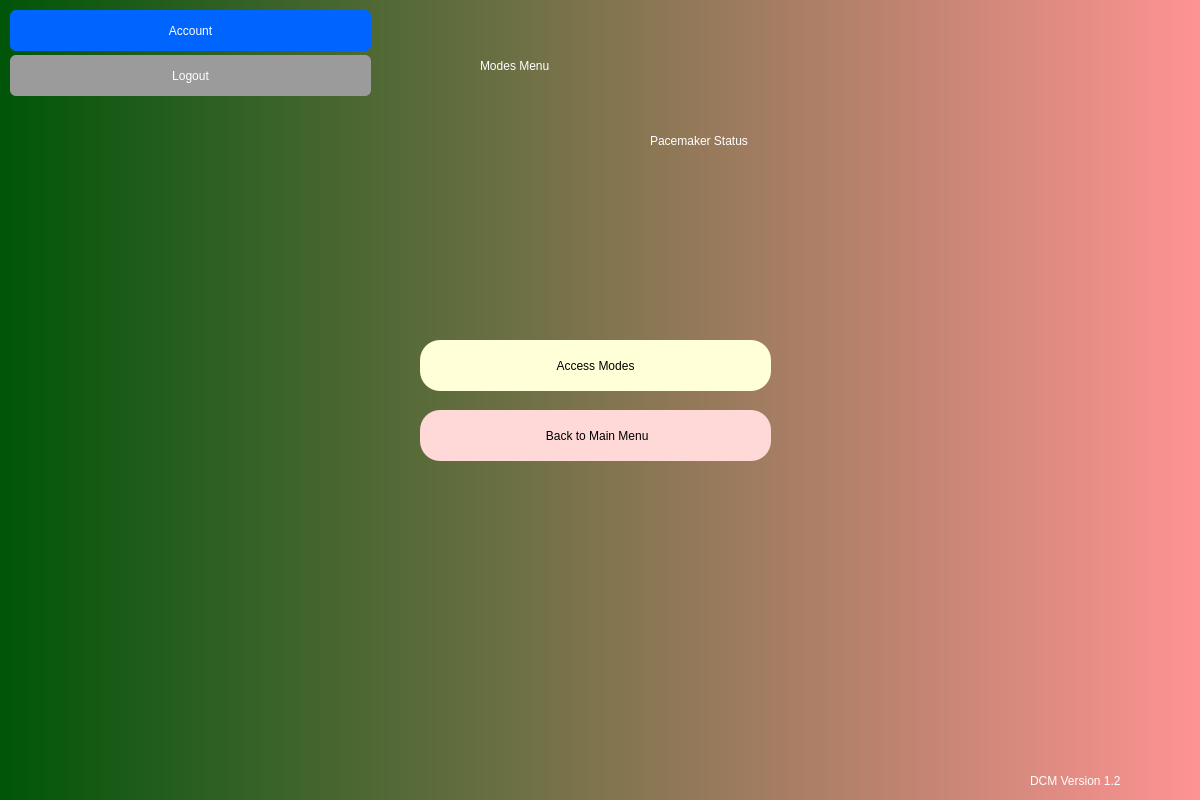
<?xml version="1.0" encoding="UTF-8"?>
<ui version="4.0">
 <class>Dialog</class>
 <widget class="QDialog" name="Dialog">
  <property name="geometry">
   <rect>
    <x>0</x>
    <y>0</y>
    <width>1200</width>
    <height>800</height>
   </rect>
  </property>
  <property name="windowTitle">
   <string>Dialog</string>
  </property>
  <widget class="QWidget" name="bgwidget" native="true">
   <property name="geometry">
    <rect>
     <x>0</x>
     <y>0</y>
     <width>1200</width>
     <height>800</height>
    </rect>
   </property>
   <property name="styleSheet">
    <string notr="true">QWidget#bgwidget{
background-color:qlineargradient(spread:pad, x1:0, y1:0.5, x2:1, y2:0.5, stop:0 rgba(0, 85, 9, 255), stop:1 rgba(255, 147, 147, 255));}</string>
   </property>
   <widget class="QLabel" name="label">
    <property name="geometry">
     <rect>
      <x>480</x>
      <y>10</y>
      <width>481</width>
      <height>111</height>
     </rect>
    </property>
    <property name="styleSheet">
     <string notr="true">font: 24pt &quot;Arial&quot;; color:rgb(255, 255, 255)
</string>
    </property>
    <property name="text">
     <string>Modes Menu</string>
    </property>
   </widget>
   <widget class="QLabel" name="connected">
    <property name="geometry">
     <rect>
      <x>520</x>
      <y>180</y>
      <width>241</width>
      <height>51</height>
     </rect>
    </property>
    <property name="styleSheet">
     <string notr="true">font: 14pt &quot;Arial&quot;; color:rgb(0, 255, 0)
</string>
    </property>
    <property name="text">
     <string/>
    </property>
   </widget>
   <widget class="QLabel" name="disconnected">
    <property name="geometry">
     <rect>
      <x>520</x>
      <y>180</y>
      <width>241</width>
      <height>51</height>
     </rect>
    </property>
    <property name="styleSheet">
     <string notr="true">font: 14pt &quot;Arial&quot;; color:rgb(255, 0, 0)
</string>
    </property>
    <property name="text">
     <string/>
    </property>
   </widget>
   <widget class="QLabel" name="pacemaker_number">
    <property name="geometry">
     <rect>
      <x>520</x>
      <y>240</y>
      <width>241</width>
      <height>51</height>
     </rect>
    </property>
    <property name="styleSheet">
     <string notr="true">font: 12pt &quot;Arial&quot;; color:rgb(255,255,255)
</string>
    </property>
    <property name="text">
     <string/>
    </property>
   </widget>
   <widget class="QPushButton" name="logout">
    <property name="geometry">
     <rect>
      <x>10</x>
      <y>55</y>
      <width>361</width>
      <height>41</height>
     </rect>
    </property>
    <property name="styleSheet">
     <string notr="true">border-radius: 6px;

color: rgb(255,255,255);
background-color: rgb(155, 155, 155);
font: 75 12pt &quot;Arial&quot;;</string>
    </property>
    <property name="text">
     <string>Logout</string>
    </property>
   </widget>
   <widget class="QLabel" name="user_display">
    <property name="geometry">
     <rect>
      <x>420</x>
      <y>120</y>
      <width>161</width>
      <height>41</height>
     </rect>
    </property>
    <property name="styleSheet">
     <string notr="true">font: 12pt &quot;Arial&quot;; color:rgb(255, 255, 255)
</string>
    </property>
    <property name="text">
     <string/>
    </property>
   </widget>
   <widget class="QPushButton" name="account">
    <property name="geometry">
     <rect>
      <x>10</x>
      <y>10</y>
      <width>361</width>
      <height>41</height>
     </rect>
    </property>
    <property name="styleSheet">
     <string notr="true">border-radius: 6px;

color: rgb(255,255,255);
background-color: rgb(0, 100, 255);
font: 75 12pt &quot;Arial&quot;;</string>
    </property>
    <property name="text">
     <string>Account</string>
    </property>
   </widget>
   <widget class="QLabel" name="INVALID">
    <property name="geometry">
     <rect>
      <x>960</x>
      <y>210</y>
      <width>81</width>
      <height>31</height>
     </rect>
    </property>
    <property name="styleSheet">
     <string notr="true">font: 8pt &quot;Arial&quot;; color:rgb(255, 0, 0)
</string>
    </property>
    <property name="text">
     <string/>
    </property>
   </widget>
   <widget class="QLabel" name="INVALID_2">
    <property name="geometry">
     <rect>
      <x>960</x>
      <y>285</y>
      <width>81</width>
      <height>31</height>
     </rect>
    </property>
    <property name="styleSheet">
     <string notr="true">font: 8pt &quot;Arial&quot;; color:rgb(255, 0, 0)
</string>
    </property>
    <property name="text">
     <string/>
    </property>
   </widget>
   <widget class="QLabel" name="INVALID_3">
    <property name="geometry">
     <rect>
      <x>960</x>
      <y>360</y>
      <width>61</width>
      <height>31</height>
     </rect>
    </property>
    <property name="styleSheet">
     <string notr="true">font: 8pt &quot;Arial&quot;; color:rgb(255, 0, 0)
</string>
    </property>
    <property name="text">
     <string/>
    </property>
   </widget>
   <widget class="QLabel" name="INVALID_4">
    <property name="geometry">
     <rect>
      <x>960</x>
      <y>435</y>
      <width>81</width>
      <height>31</height>
     </rect>
    </property>
    <property name="styleSheet">
     <string notr="true">font: 8pt &quot;Arial&quot;; color:rgb(255, 0, 0)
</string>
    </property>
    <property name="text">
     <string/>
    </property>
   </widget>
   <widget class="QLabel" name="INVALID_5">
    <property name="geometry">
     <rect>
      <x>610</x>
      <y>700</y>
      <width>241</width>
      <height>31</height>
     </rect>
    </property>
    <property name="styleSheet">
     <string notr="true">font: 8pt &quot;Arial&quot;; color:rgb(255, 0, 0)
</string>
    </property>
    <property name="text">
     <string/>
    </property>
   </widget>
   <widget class="QPushButton" name="Back">
    <property name="geometry">
     <rect>
      <x>420</x>
      <y>410</y>
      <width>351</width>
      <height>51</height>
     </rect>
    </property>
    <property name="styleSheet">
     <string notr="true">border-radius: 20px;
color: rgb(0,0,0);
background-color: rgb(255, 216, 216);
font: 12pt &quot;Arial&quot;;</string>
    </property>
    <property name="text">
     <string> Back to Main Menu</string>
    </property>
   </widget>
   <widget class="QLabel" name="conn_error">
    <property name="geometry">
     <rect>
      <x>475</x>
      <y>240</y>
      <width>341</width>
      <height>31</height>
     </rect>
    </property>
    <property name="styleSheet">
     <string notr="true">font: 8pt &quot;Arial&quot;; color:rgb(255, 0, 0)
</string>
    </property>
    <property name="text">
     <string/>
    </property>
   </widget>
   <widget class="QLabel" name="status">
    <property name="geometry">
     <rect>
      <x>650</x>
      <y>120</y>
      <width>161</width>
      <height>41</height>
     </rect>
    </property>
    <property name="styleSheet">
     <string notr="true">font: 12pt &quot;Arial&quot;; color:rgb(255, 255, 255)
</string>
    </property>
    <property name="text">
     <string>Pacemaker Status</string>
    </property>
   </widget>
   <widget class="QPushButton" name="access">
    <property name="geometry">
     <rect>
      <x>420</x>
      <y>340</y>
      <width>351</width>
      <height>51</height>
     </rect>
    </property>
    <property name="styleSheet">
     <string notr="true">border-radius: 20px;
color: rgb(0,0,0);
background-color: rgb(255, 255, 216);
font: 12pt &quot;Arial&quot;;</string>
    </property>
    <property name="text">
     <string>Access Modes</string>
    </property>
   </widget>
   <widget class="QLabel" name="label2_10">
    <property name="geometry">
     <rect>
      <x>1030</x>
      <y>770</y>
      <width>181</width>
      <height>21</height>
     </rect>
    </property>
    <property name="styleSheet">
     <string notr="true">font: 10pt &quot;Arial&quot;; color:rgb(255, 255, 255)
</string>
    </property>
    <property name="text">
     <string>DCM Version 1.2</string>
    </property>
   </widget>
  </widget>
 </widget>
 <resources/>
 <connections/>
</ui>
